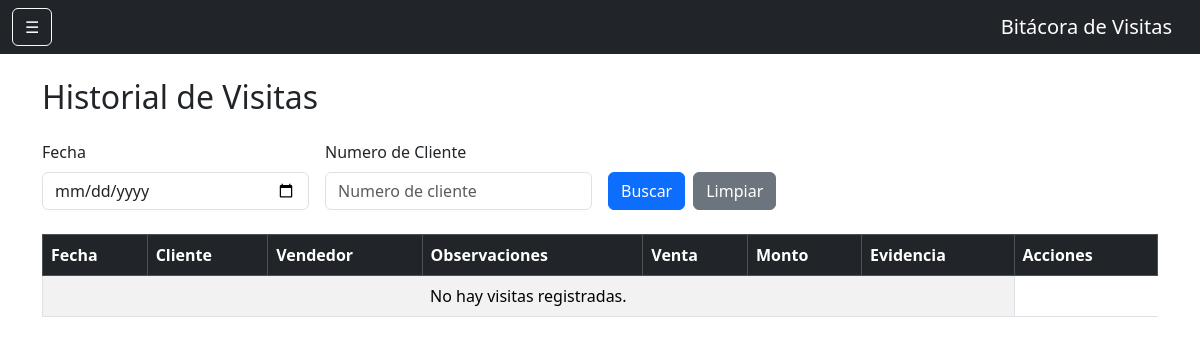
/historial_visitas (signed in), run on an earlier commit of the app's database.
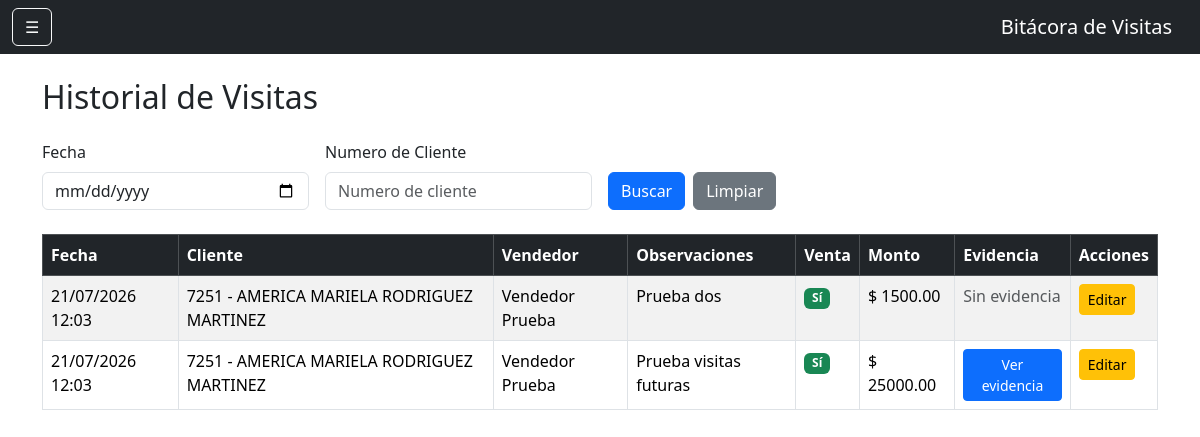
And on a later commit of the database.
### models.py (models this page shows)
class Visita(db.Model):
    __tablename__ = 'visitas'
    id = db.Column(
        db.Integer,
        primary_key=True
    )
    fecha = db.Column(
        db.DateTime,
        default=datetime.now
    )
    observaciones = db.Column(
        db.Text
    )
    venta_realizada = db.Column(
        db.Boolean,
        default=False
    )
    monto_venta = db.Column(
        db.Float,
        default=0
    )
    proxima_visita = db.Column(
        db.Date
    )
    cliente_id = db.Column(
        db.Integer,
        db.ForeignKey('clientes.id')
    )
    usuario_id = db.Column(
        db.Integer,
        db.ForeignKey('usuarios.id')
    )
    latitud = db.Column(
    db.String(50)
    )
    longitud = db.Column(
    db.String(50)
    )
    foto = db.Column(
    db.String(255)
    )
    cliente = db.relationship(
        'Cliente',
        backref='visitas'
    )
    usuario = db.relationship(
        'Usuario',
        backref='visitas'
    )

class Cliente(db.Model):
    __tablename__ = 'clientes'
    id = db.Column(
        db.Integer,
        primary_key=True
    )
    num_cliente = db.Column(
        db.String(20),
        unique=True,
        nullable=False
    )
    nombre = db.Column(
        db.String(150),
        nullable=False
    )
    grupo = db.Column(
        db.String(100)
    )
    canal = db.Column(
        db.String(100)
    )
    vendedor = db.Column(
        db.Integer
    )

class Usuario(UserMixin, db.Model):
    __tablename__ = 'usuarios'
    id = db.Column(db.Integer, primary_key=True)
    nombre = db.Column(db.String(100), nullable=False)
    correo = db.Column(db.String(120), unique=True, nullable=False)
    password = db.Column(db.String(500), nullable=False)
    rol = db.Column(db.String(20), default='vendedor')
    activo = db.Column(db.Boolean, default=True)

### app.py (the view)
@app.route('/historial_visitas')
@login_required
def historial_visitas():
    fecha = request.args.get('fecha', '')
    cliente = request.args.get('cliente', '')
    vendedor = request.args.get('vendedor', '')
    consulta = Visita.query
    if current_user.rol == 'vendedor':
        consulta = consulta.filter(
            Visita.usuario_id == current_user.id
        )
    if fecha:
        consulta = consulta.filter(
            db.func.date(Visita.fecha) == fecha
        )
    if cliente:
        consulta = consulta.join(Cliente).filter(
            Cliente.num_cliente.contains(cliente)
        )
    if (
        vendedor and
        current_user.rol in ['admin', 'supervisor']
    ):
        consulta = consulta.join(Usuario).filter(
            Usuario.nombre.contains(vendedor)
        )
    visitas = consulta.order_by(
        Visita.fecha.desc()
    ).all()
    return render_template(
        'historial_visitas.html',
        visitas=visitas
    )

### app.py (called while the page is built)
@login_manager.user_loader
def load_user(user_id):
    return Usuario.query.get(int(user_id))

### templates/historial_visitas.html (shortened to what this page needs)
{% extends 'base.html' %}
{% block contenido %}
<h2 class="mb-4">Historial de Visitas</h2>
<form method="GET">
    <div class="row g-3 mb-4">
        <div class="col-md-3">
            <label class="form-label">Fecha</label>
            <input
                type="date"
                name="fecha"
                class="form-control"
                value="{{ request.args.get('fecha', '') }}">
        </div>
        <div class="col-md-3">
            <label class="form-label">Numero de Cliente</label>
            <input
                type="text"
                name="cliente"
                class="form-control"
                placeholder="Numero de cliente"
                value="{{ request.args.get('cliente', '') }}">
        </div>
        <div class="col-md-3 d-flex align-items-end">
            <button
                type="submit"
                class="btn btn-primary me-2">
                Buscar
            </button>
            <a href="{{ url_for('historial_visitas') }}"
               class="btn btn-secondary">
                Limpiar
            </a>
        </div>
    </div>
</form>
<div class="table-responsive">
    <table class="table table-striped table-bordered table-hover">
        <thead class="table-dark">
            <tr>
                <th>Fecha</th>
                <th>Cliente</th>
                <th>Vendedor</th>
                <th>Observaciones</th>
                <th>Venta</th>
                <th>Monto</th>
                <th>Evidencia</th>
                <th>Acciones</th>
            </tr>
        </thead>
        <tbody>
            {% for visita in visitas %}
            <tr>
                <td>
                    {{ visita.fecha.strftime('%d/%m/%Y %H:%M') }}
                </td>
                <td>
                    {{ visita.cliente.num_cliente }} - {{ visita.cliente.nombre }}
                </td>
                <td>
                    {{ visita.usuario.nombre }}
                </td>
                <td>
                    {{ visita.observaciones }}
                </td>
                <td>
                    {% if visita.venta_realizada %}
                        <span class="badge bg-success">Sí</span>
                    {% else %}
                        <span class="badge bg-secondary">No</span>
                    {% endif %}
                </td>
                <td>
                    {% if visita.monto_venta %}
                        $ {{ "%.2f"|format(visita.monto_venta) }}
                    {% else %}
                        $ 0.00
                    {% endif %}
                </td>
                <td>
    {% if visita.foto %}
    <button
        type="button"
        class="btn btn-sm btn-primary"
        data-bs-toggle="modal"
        data-bs-target="#modalFoto{{ visita.id }}">
        Ver evidencia
    </button>
    {% else %}
    <span class="text-muted">
        Sin evidencia
    </span>
    {% endif %}
</td>
<td>
    <a href="/visita/editar/{{ visita.id }}"
       class="btn btn-warning btn-sm">
        Editar
    </a>
            </td>
            </tr>
            {% else %}
            <tr>
                <td colspan="7" class="text-center">
                    No hay visitas registradas.
                </td>
            </tr>
            {% endfor %}
        </tbody>
    </table>
</div>
{% endblock %}

### templates/base.html (shortened to what this page needs)
<!DOCTYPE html>
<html lang="es">
<head>
    <link
        href="https://cdn.jsdelivr.net/npm/bootstrap@5.3.3/dist/css/bootstrap.min.css"
        rel="stylesheet">
</head>
<body>
    <nav class="navbar navbar-dark bg-dark">
        <div class="container-fluid">
            <button
                class="btn btn-outline-light"
                type="button"
                data-bs-toggle="offcanvas"
                data-bs-target="#menuLateral">
                ☰
            </button>
            <span class="navbar-brand mb-0 h1">
                Bitácora de Visitas
            </span>
        </div>
    </nav>
    <div class="container mt-4">
        {% block contenido %}
        {% endblock %}
    </div>
</body>
</html>

What changed in the data, as far as the page shows it:
added Visita: fecha "21/07/2026 12:03", cliente.num_cliente "7251", cliente.nombre "AMERICA MARIELA RODRIGUEZ MARTINEZ", usuario.nombre "Vendedor Prueba", observaciones "Prueba dos", venta_realizada "Sí", monto_venta "1500.00", shows "Sin evidencia"
added Visita: fecha "21/07/2026 12:03", cliente.num_cliente "7251", cliente.nombre "AMERICA MARIELA RODRIGUEZ MARTINEZ", usuario.nombre "Vendedor Prueba", observaciones "Prueba visitas futuras", venta_realizada "Sí", monto_venta "25000.00"
Also different on the page:
text no longer shown: "No hay visitas registradas."
